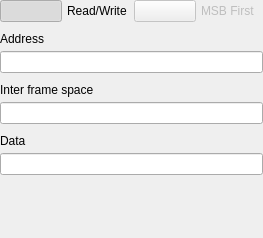
<?xml version="1.0" encoding="UTF-8"?>
<ui version="4.0">
 <class>I2CPatternUI</class>
 <widget class="QWidget" name="I2CPatternUI">
  <property name="geometry">
   <rect>
    <x>0</x>
    <y>0</y>
    <width>263</width>
    <height>238</height>
   </rect>
  </property>
  <property name="sizePolicy">
   <sizepolicy hsizetype="Expanding" vsizetype="Preferred">
    <horstretch>0</horstretch>
    <verstretch>0</verstretch>
   </sizepolicy>
  </property>
  <property name="windowTitle">
   <string>Form</string>
  </property>
  <layout class="QVBoxLayout" name="verticalLayout">
   <property name="spacing">
    <number>10</number>
   </property>
   <property name="leftMargin">
    <number>0</number>
   </property>
   <property name="topMargin">
    <number>0</number>
   </property>
   <property name="rightMargin">
    <number>0</number>
   </property>
   <property name="bottomMargin">
    <number>0</number>
   </property>
   <item>
    <layout class="QHBoxLayout" name="horizontalLayout_3">
     <property name="spacing">
      <number>5</number>
     </property>
     <property name="topMargin">
      <number>0</number>
     </property>
     <item>
      <widget class="scopy::SmallOnOffSwitch" name="PB_readWrite">
       <property name="text">
        <string/>
       </property>
       <property name="checkable">
        <bool>true</bool>
       </property>
       <property name="checked">
        <bool>true</bool>
       </property>
       <property name="leftText" stdset="0">
        <string>R</string>
       </property>
       <property name="rightText" stdset="0">
        <string>W</string>
       </property>
       <property name="bothValid" stdset="0">
        <bool>true</bool>
       </property>
      </widget>
     </item>
     <item>
      <widget class="QLabel" name="label_4">
       <property name="text">
        <string>Read/Write</string>
       </property>
      </widget>
     </item>
     <item>
      <widget class="scopy::SmallOnOffSwitch" name="PB_MSB">
       <property name="enabled">
        <bool>false</bool>
       </property>
       <property name="text">
        <string/>
       </property>
       <property name="checkable">
        <bool>true</bool>
       </property>
      </widget>
     </item>
     <item>
      <widget class="QLabel" name="label_8">
       <property name="enabled">
        <bool>false</bool>
       </property>
       <property name="text">
        <string>MSB First</string>
       </property>
      </widget>
     </item>
    </layout>
   </item>
   <item>
    <layout class="QVBoxLayout" name="verticalLayout_2">
     <property name="spacing">
      <number>5</number>
     </property>
     <property name="topMargin">
      <number>0</number>
     </property>
     <item>
      <widget class="QLabel" name="label">
       <property name="text">
        <string>Address</string>
       </property>
      </widget>
     </item>
     <item>
      <widget class="QLineEdit" name="LE_address"/>
     </item>
    </layout>
   </item>
   <item>
    <layout class="QVBoxLayout" name="verticalLayout_3">
     <property name="spacing">
      <number>5</number>
     </property>
     <property name="topMargin">
      <number>0</number>
     </property>
     <item>
      <widget class="QLabel" name="label_5">
       <property name="text">
        <string>Inter frame space</string>
       </property>
      </widget>
     </item>
     <item>
      <widget class="QLineEdit" name="LE_IFS"/>
     </item>
    </layout>
   </item>
   <item>
    <layout class="QVBoxLayout" name="verticalLayout_4">
     <property name="spacing">
      <number>5</number>
     </property>
     <property name="topMargin">
      <number>0</number>
     </property>
     <item>
      <widget class="QLabel" name="label_2">
       <property name="text">
        <string>Data</string>
       </property>
      </widget>
     </item>
     <item>
      <widget class="QLineEdit" name="LE_toSend"/>
     </item>
    </layout>
   </item>
   <item>
    <spacer name="verticalSpacer">
     <property name="orientation">
      <enum>Qt::Vertical</enum>
     </property>
     <property name="sizeHint" stdset="0">
      <size>
       <width>20</width>
       <height>40</height>
      </size>
     </property>
    </spacer>
   </item>
  </layout>
 </widget>
 <customwidgets>
  <customwidget>
   <class>scopy::SmallOnOffSwitch</class>
   <extends>QPushButton</extends>
   <header>gui/smallOnOffSwitch.h</header>
  </customwidget>
 </customwidgets>
 <resources/>
 <connections/>
</ui>
